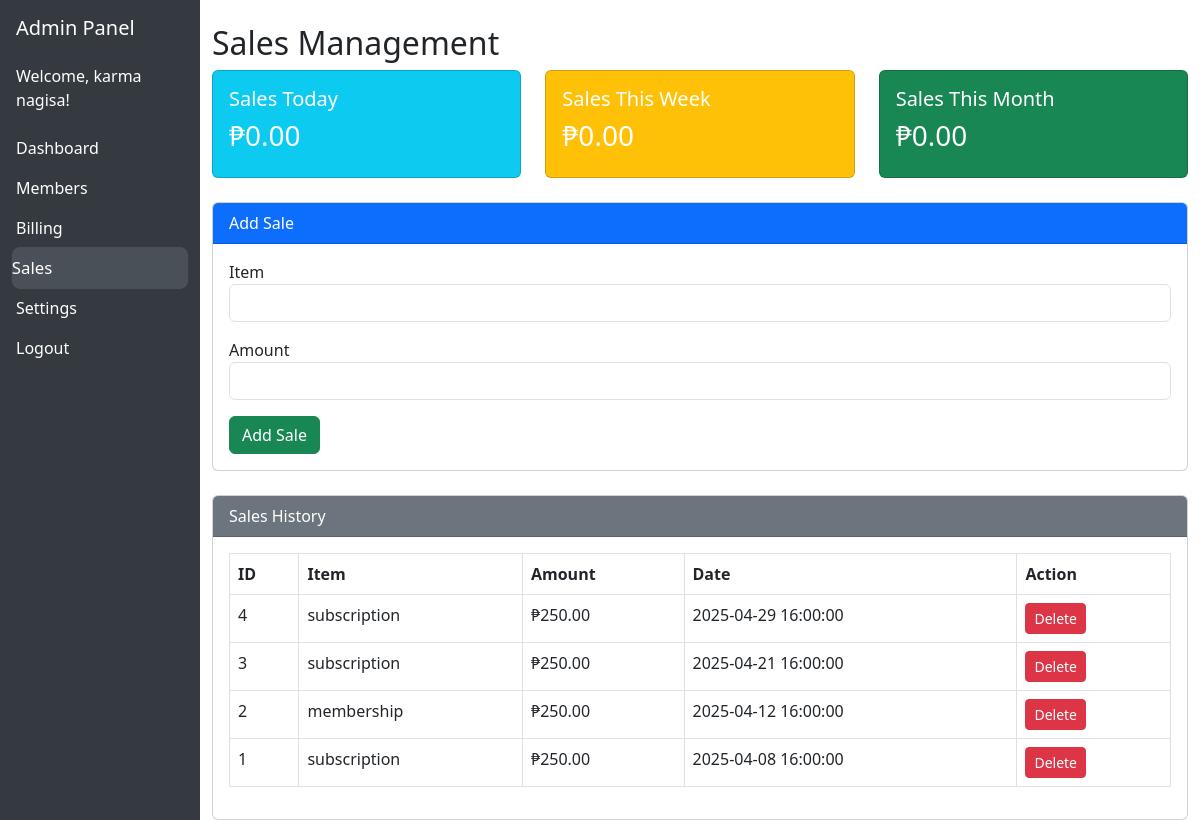
Page /sales.php (signed in) on the committed database.
### tables this page shows
CREATE TABLE `users` (
  `id` int(11) NOT NULL,
  `username` varchar(50) NOT NULL,
  `firstName` varchar(50) NOT NULL,
  `lastName` varchar(50) NOT NULL,
  `email` varchar(50) NOT NULL,
  `is_new_member` tinyint(1) DEFAULT 1,
  `password` varchar(255) NOT NULL,
  `created_at` timestamp NOT NULL DEFAULT current_timestamp(),
  `role` varchar(50) NOT NULL,
  `profile_picture` varchar(255) DEFAULT NULL,
  `membership_status` varchar(50) NOT NULL DEFAULT 'Active',
  `creator_id` int(11) DEFAULT NULL,
  `joined_date` date DEFAULT NULL,
  `status` varchar(50) DEFAULT NULL,
  `updated_at` datetime DEFAULT NULL
);

CREATE TABLE `sales` (
  `id` int(11) NOT NULL,
  `item` varchar(255) NOT NULL,
  `amount` decimal(10,2) NOT NULL,
  `sale_date` timestamp NOT NULL DEFAULT current_timestamp()
);

### sales.php (the view, shortened to what this page needs)
<?php
include 'db.php';
$user_result = $conn->query("SELECT firstName, lastName FROM users WHERE id = {$_SESSION['user_id']}");
$user = $user_result->fetch_assoc();
$daily_sales = $conn->query("SELECT SUM(amount) AS total FROM sales WHERE DATE(sale_date) = CURDATE()")->fetch_assoc()['total'] ?? 0;
$weekly_sales = $conn->query("SELECT SUM(amount) AS total FROM sales WHERE YEARWEEK(sale_date, 1) = YEARWEEK(CURDATE(), 1)")->fetch_assoc()['total'] ?? 0;
$monthly_sales = $conn->query("SELECT SUM(amount) AS total FROM sales WHERE MONTH(sale_date) = MONTH(CURDATE()) AND YEAR(sale_date) = YEAR(CURDATE())")->fetch_assoc()['total'] ?? 0;
$sales = $conn->query("SELECT * FROM sales ORDER BY sale_date DESC");
?>
<!DOCTYPE html>
<html lang="en">
<head>
    <link href="https://cdn.jsdelivr.net/npm/bootstrap@5.3.0/dist/css/bootstrap.min.css" rel="stylesheet">
</head>
<body>
<div class="container-fluid">
    <div class="row">
        <div class="col-md-2 sidebar">
            <h5 class="mb-4">Admin Panel</h5>
            <p>Welcome, <?php echo htmlspecialchars($user['firstName']) . ' ' . htmlspecialchars($user['lastName']); ?>!</p>
            <a href="admin_dashboard.php" class="sidebar-link <?php echo basename($_SERVER['PHP_SELF']) == 'admin_dashboard.php' ? 'active' : ''; ?>">Dashboard</a>
            <a href="members.php" class="sidebar-link <?php echo basename($_SERVER['PHP_SELF']) == 'members.php' ? 'active' : ''; ?>">Members</a>
            <a href="billing.php" class="sidebar-link <?php echo basename($_SERVER['PHP_SELF']) == 'billing.php' ? 'active' : ''; ?>">Billing</a>
            <a href="sales.php" class="sidebar-link <?php echo basename($_SERVER['PHP_SELF']) == 'sales.php' ? 'active' : ''; ?>">Sales</a>
            <a href="settings.php" class="sidebar-link <?php echo basename($_SERVER['PHP_SELF']) == 'settings.php' ? 'active' : ''; ?>">Settings</a>
            <a href="#" onclick="logoutConfirmation()" class="logout-btn">Logout</a>
        </div>
        <div class="col-md-10 mt-4">
            <h2>Sales Management</h2>
            <div class="row mb-4">
                <div class="col-md-4">
                    <div class="card bg-info text-white">
                        <div class="card-body">
                            <h5>Sales Today</h5>
                            <h3>₱<?php echo number_format($daily_sales, 2); ?></h3>
                        </div>
                    </div>
                </div>
                <div class="col-md-4">
                    <div class="card bg-warning text-white">
                        <div class="card-body">
                            <h5>Sales This Week</h5>
                            <h3>₱<?php echo number_format($weekly_sales, 2); ?></h3>
                        </div>
                    </div>
                </div>
                <div class="col-md-4">
                    <div class="card bg-success text-white">
                        <div class="card-body">
                            <h5>Sales This Month</h5>
                            <h3>₱<?php echo number_format($monthly_sales, 2); ?></h3>
                        </div>
                    </div>
                </div>
            </div>
            <div class="card mb-4">
                <div class="card-header bg-primary text-white">Add Sale</div>
                <div class="card-body">
                    <form method="POST">
                        <div class="mb-3">
                            <label>Item</label>
                            <input type="text" name="item" class="form-control" required>
                        </div>
                        <div class="mb-3">
                            <label>Amount</label>
                            <input type="number" name="amount" step="0.01" class="form-control" required>
                        </div>
                        <button type="submit" name="add_sale" class="btn btn-success">Add Sale</button>
                    </form>
                </div>
            </div>
            <div class="card">
                <div class="card-header bg-secondary text-white">Sales History</div>
                <div class="card-body">
                    <table class="table table-bordered">
                        <thead>
                            <tr>
                                <th>ID</th>
                                <th>Item</th>
                                <th>Amount</th>
                                <th>Date</th>
                                <th>Action</th>
                            </tr>
                        </thead>
                        <tbody>
                            <?php while ($row = $sales->fetch_assoc()) { ?>
                                <tr>
                                    <td><?php echo $row['id']; ?></td>
                                    <td><?php echo htmlspecialchars($row['item']); ?></td>
                                    <td>₱<?php echo number_format($row['amount'], 2); ?></td>
                                    <td><?php echo $row['sale_date']; ?></td>
                                    <td>
                                        <a href="sales.php?delete_id=<?php echo $row['id']; ?>" class="btn btn-danger btn-sm" onclick="return confirm('Are you sure?');">Delete</a>
                                    </td>
                                </tr>
                            <?php } ?>
                        </tbody>
                    </table>
                </div>
            </div>
        </div>
    </div>
</div>
</body>
</html>

### sales.php (style rules this page uses)
.sidebar { min-height: 100vh; background-color: #343a40; color: white; padding: 1rem; }
.sidebar a { color: white; display: block; padding: 0.5rem 0; text-decoration: none; border-radius: 0.5rem; transition: background-color 0.3s ease, transform 0.3s ease; }
.sidebar a:hover, .sidebar a.active { background-color: #495057; transform: scale(1.05); }
.sidebar a.active { background-color: #495057; color: #fff; }

### rows in the picture
users: firstName "karma", lastName "nagisa"
sales: id "4", item "subscription", amount "250.00", sale_date "2025-04-29 16:00:00"
sales: id "3", item "subscription", amount "250.00", sale_date "2025-04-21 16:00:00"
sales: id "2", item "membership", amount "250.00", sale_date "2025-04-12 16:00:00"
sales: id "1", item "subscription", amount "250.00", sale_date "2025-04-08 16:00:00"

### other values in the picture
$daily_sales "0.00"
$weekly_sales "0.00"
$monthly_sales "0.00"
